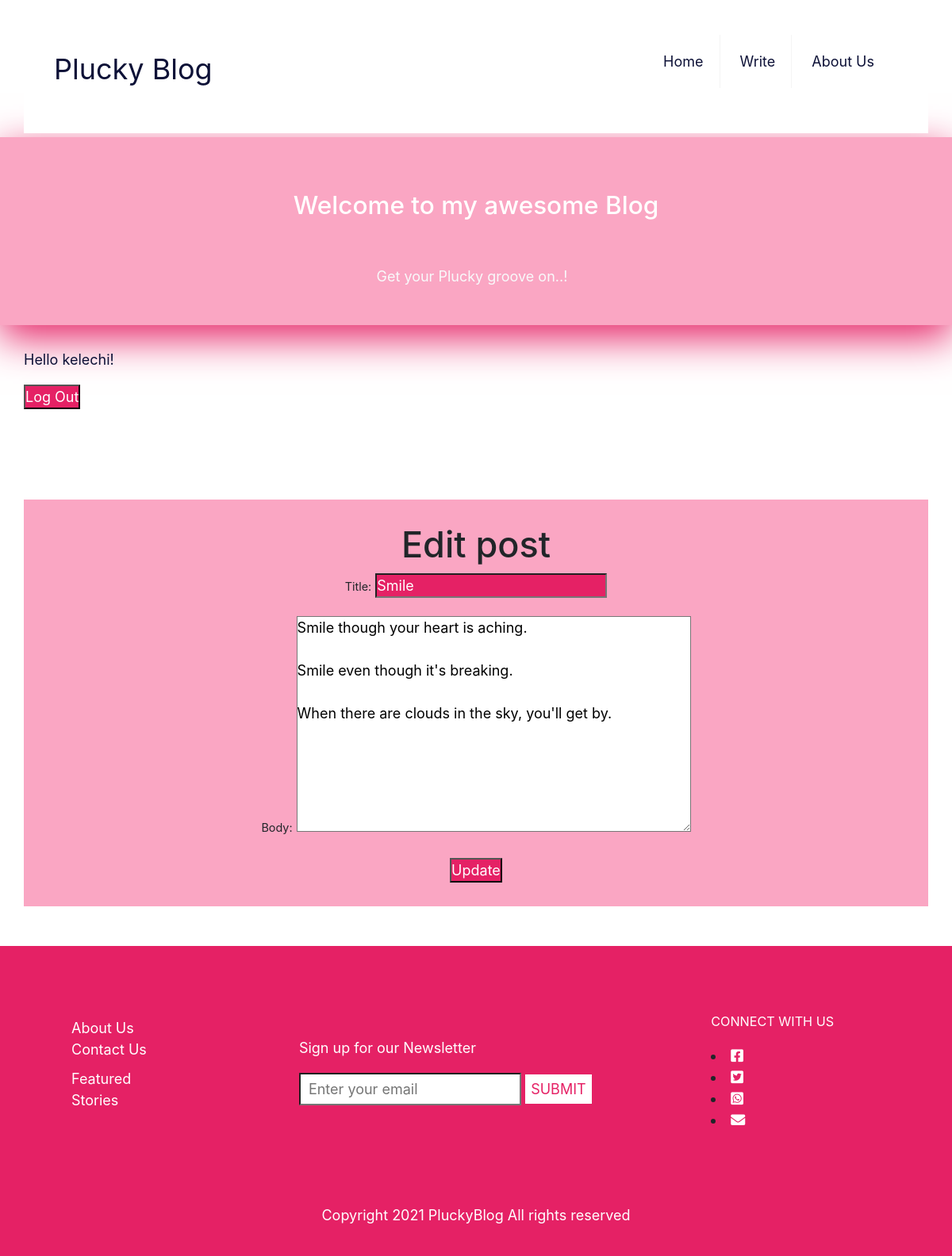
The app's page /post/5/edit/ (signed in) with its own data.
### pluckyblog/models.py (models this page shows, shortened)
class Post(models.Model):
    title = models.CharField(max_length=200, unique=True)
    author = models.ForeignKey(
        'auth.User',
        on_delete=models.SET_NULL, null=True,
        related_name='posts',
    )
    date_updated = models.DateTimeField(default=timezone.now)
    body = models.TextField()
    date_posted = models.DateTimeField(default=timezone.now)
    status = models.IntegerField(choices=STATUS, default=0)
    class Meta:
        ordering = ['-date_posted']

### pluckyblog/views.py (the view)
# urls.py: path('post/<int:pk>/edit/', BlogUpdateView.as_view(),
class BlogUpdateView(LoginRequiredMixin, UserPassesTestMixin, UpdateView):
    model = Post
    template_name = 'post_edit.html'
    fields = ['title', 'body']
    def test_func(self):
        obj = self.get_object()
        return obj.author == self.request.user

### templates/post_edit.html
{% extends 'base.html' %}
{% block content %}
<main>
    <aside>
      <h1>Edit post</h1>
      <form action="" method="post">{% csrf_token %}
       {{ form.as_p }}
       <input type="submit" value="Update">
      </form>
    </aside>
</main>
{% endblock content %}

### templates/blogsections/header.html (shortened to what this page needs)
<!DOCTYPE html>
{% load static %}
<html lang="en">
  <head>
    <link rel="stylesheet" href="{% static 'css/base.css' %}">
    <link rel="stylesheet" href="https://cdnjs.cloudflare.com/ajax/libs/font-awesome/5.15.3/css/all.min.css">
    <link rel="stylesheet" href="https://maxcdn.bootstrapcdn.com/bootstrap/4.0.0/css/bootstrap.min.css"
 />
  </head>
  <header>
    <div>
      <nav class="navbar">
        <a href="{% url 'home' %}" class="logo">Plucky Blog</a>
        <ul class="menu">
         <li><a href="{% url 'home' %}">Home</a></li>
         <li><a href="{% url 'post_new' %}">Write</a></li>
         <li><a href="#">About Us</a></li>
        </ul>
      </nav>
    </div>
  </header>
  <header class="masthead">
      <div class="container">
        <div class="row">
          <div class="col-md-8 col-md-10 mx-auto">
            <div class="site-heading">
              <h3 class="site-heading my-4 mt-3 text-white">
                Welcome to my awesome Blog
              </h3>
              <p class="text-light">Get your Plucky groove on..! &nbsp</p>
            </div>
          </div>
        </div>
      </div>
  </header>
  <div class="auth">
    {% if user.is_authenticated %}
    <p>Hello {{ request.user }}!</p><a href="#" onClick="document.getElementById('logoutform').submit()"><button type="button">Log Out</button></a>
    {% else %}
    <p>Hello {{ request.user }}!</p>
    <a href="{% url 'signup' %}">Sign Up</a> | <a href="{% url 'login' %}">Log In</a>
    {% endif %}
    <br/><br/>
  </div>
</html>

### static/css/base.css (style rules this page uses)
html { box-sizing: border-box; font-family: Arial, Helvetica, sans-serif; font-size: 18px; }
*, *::before, *::after { font-weight: inherit; margin: 0; padding: 0; border-radius: 0; box-sizing: inherit; }
button { background-color: #e52165; color: #FFF; }
input { color: #FFF; }
.auth a { color: #e52165; }
form input { background-color: #e52165; color: #FFF; }
ul { list-style-type: none; padding: 30px 30px 30px; }
header { padding: 5px 30px; align-items: center; justify-content: space-between; }
h3 { padding: 30px 30px 30px; }
label { display: block; font-size: 0.8rem; margin-bottom: 2px; }
header a, footer a, footer p { color: #FFF; }
.navbar { background-color: #fff; display: flex; justify-content: space-between; align-items: center; }
.navbar .logo { display: inline-block; font-size: 2em; padding: 10px 20px; text-decoration: none; color: #0d1137; }
.navbar .menu li { list-style: none; display: inline-block; }
.navbar .menu li a { display: block; padding: 20px 20px; border-right: 1px solid #f4f4f4; text-decoration: none; color: #0d1137; }
.navbar .menu li:last-child a { border-right: none; }
main { padding: 50px 30px; display: block; column-gap: 10px; }
p { display: block; margin-block-start: 1em; margin-block-end: 1em; margin-inline-start: 0px; margin-inline-end: 0px; }
.masthead { background: #faa6c3; height: auto; text-align: center; padding-bottom: 30px; box-shadow: 0 16px 48px #e52165; padding-top: 10px; }
aside { background-color: #faa6c3; width: auto; text-align: center; padding: 30px; }
.auth { display: inline-block; padding: 30px; padding-bottom: 10px; text-decoration: none; color: #0d1137; }

### records on screen
Post: title "Smile", body "Smile though your heart is aching. Smile even though it's breaking. When there are clouds in the sky, you'll get by."

### other values on screen
{{ request.user }} "kelechi"
